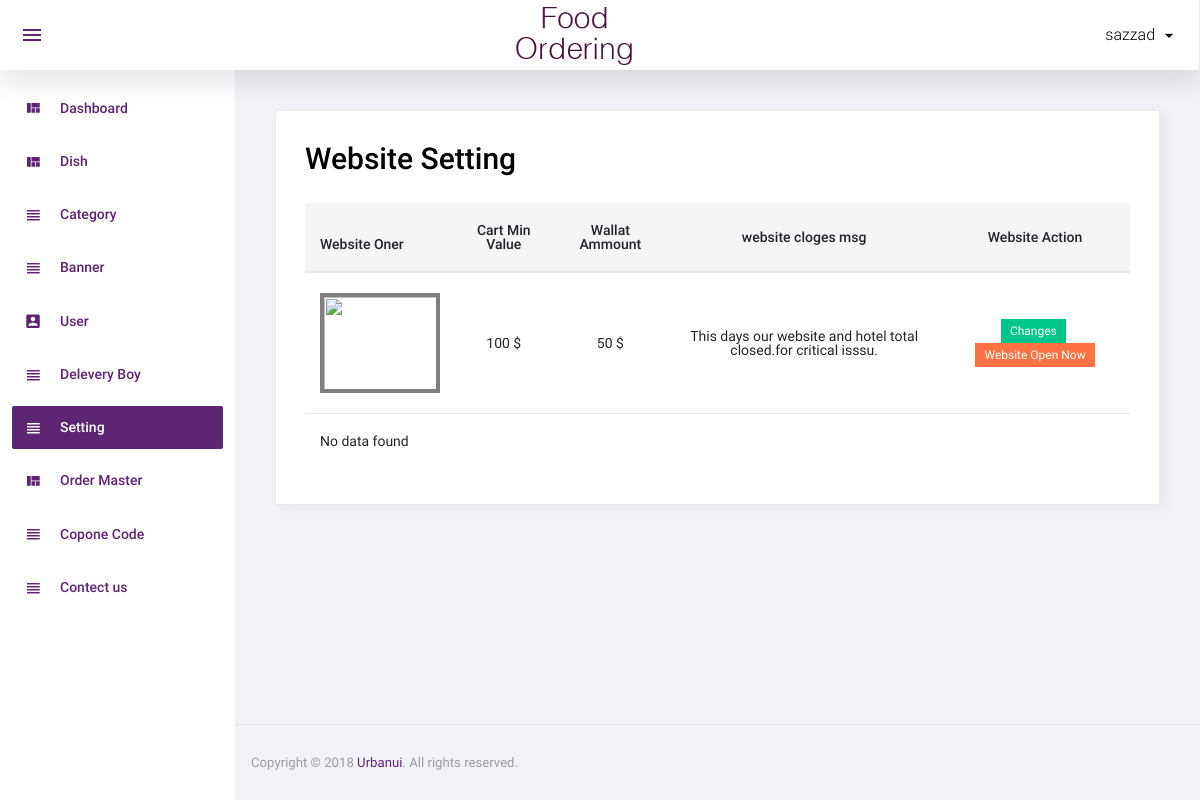
The app's page /admin/setting.php (signed in) with its own data.
### tables this page shows
CREATE TABLE `setting` (
  `id` int(11) NOT NULL,
  `website_stats` int(11) NOT NULL,
  `website_off_msg` varchar(100) NOT NULL,
  `cart_min_value` float NOT NULL,
  `wallat_amount` int(11) NOT NULL,
  `date` date NOT NULL DEFAULT current_timestamp()
);

### admin/setting.php (the view, shortened to what this page needs)
<?php
include('top.php');
$sql="SELECT * FROM `setting` WHERE 1";
$res=mysqli_query($con,$sql);
?>
<div class="card">
  <div class="card-body">
    <h1 class="grid_title">Website Setting</h1>
    <div class="row grid_box">
      <div class="col-12">
        <div class="table-responsive">
          <table id="order-listing" class="table">
            <thead>
              <tr>
                <th>Website Oner</th>
                <th class="text-center align-middle">Cart Min Value</th>
                <th class="text-center align-middle">Wallat Ammount</th>
                <th class="text-center align-middle">website cloges msg</th>
                <th class="text-center align-middle">Website Action</th>
              </tr>
            </thead>
            <tbody>
              <?php if(mysqli_num_rows($res)>0){
                $row=mysqli_fetch_assoc($res);
								?>
            <center><tr>
                <td class="text-center"><img style="width:120px;height:100px;border-radius:0px;border:4px solid gray" class=" image-fluid" src="..\media\profile\1588.jpg" alt=""></td>
                <td class="text-center"><?php echo $row['cart_min_value']?> $</td>
                <td class="text-center"><?php echo $row['wallat_amount']?> $</td>
                <td class="text-center"><?php echo $row['website_off_msg']?></td>
                <td class="text-center">
                  <a href="manages_setting.php"><label class="badge badge-success">Changes</label></a>&nbsp;
                  <?php
								if($row['website_stats']==0){
								?>
                  <a href="?type=deactive"><label class="badge badge-danger">Website Open Now</label></a>
                  <?php
								}elseif($row['website_stats']==1){
								?>
                  <a href="?type=active"><label class="badge badge-info">Website Closed Now</label></a>
                  <?php
								}}
								?>
                </td>
              </tr></center>
              <tr>
                <td colspan="5">No data found</td>
              </tr>
            </tbody>
          </table>
        </div>
      </div>
    </div>
  </div>
</div>
<?php include('footer.php');?>

### admin/assets/css/custom.css (style rules this page uses)
a { cursor: pointer !important; }
.badge.badge-success { cursor: pointer !important; }

### records on screen
setting: cart_min_value "100", wallat_amount "50", website_off_msg "This days our website and hotel total closed.for critical isssu."

### other values on screen
$_SESSION['Admin_name'] "sazzad"
